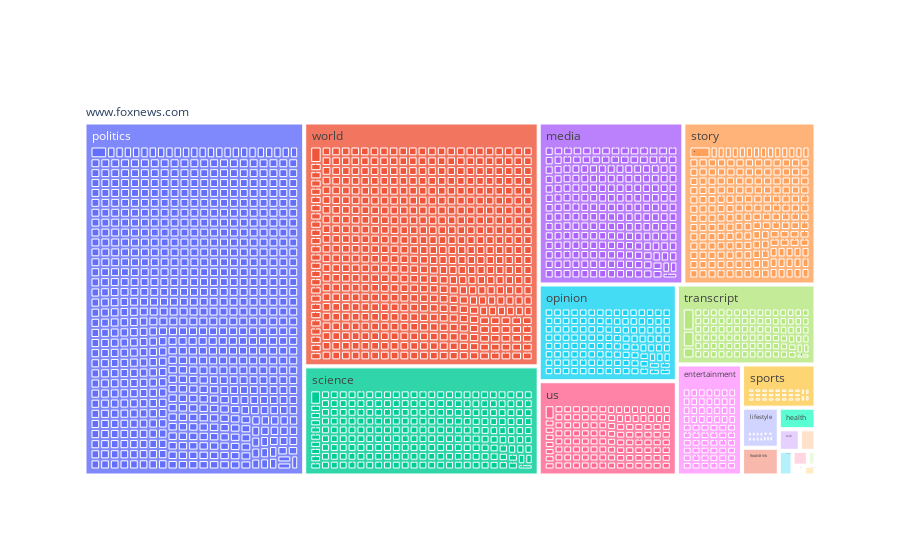

Notebook code cell kept with this figure:
### Markdown cell above
## Fox News

### Code cell
liste_site_web=['https://www.foxnews.com/']

exemple_groupby=df_urls_scrapped.loc[df_urls_scrapped.loc[:, "url_website"].isin(liste_site_web),"url"]
def parsing(x):
    parsing_url=urllib.parse.urlparse(x)
    return [parsing_url.scheme]+[parsing_url.netloc]+parsing_url.path.strip('/').split("/")


list_split=exemple_groupby.apply(lambda x:parsing(x))
list_split



liste_parser=list(map(lambda x:list(zip(x[:-1], x[1:], [x[:k+2] for k in range(len(x))])), list(list_split)))

flat_parent_child = [ x for xs in liste_parser for x in xs ]
df_tree=pd.DataFrame(flat_parent_child)
df_tree.loc[:, "ids"]=df_tree.loc[:, 2].apply(lambda x:"-".join(x))
df_tree.loc[:, "parents"]=df_tree.loc[:, "ids"].shift(1)
df_tree.loc[df_tree.loc[:, 0]=="https", "parents"]=""
df_tree.drop(columns=[0,2], inplace=True)





df_tree=df_tree.merge(df_tree.loc[:, "ids"].value_counts().reset_index(), left_on='ids', right_on='ids').drop_duplicates()


go.Figure(
    go.Treemap(
ids = list(df_tree.loc[:, "ids"]),
labels = list(df_tree.loc[:, 1]),
parents = list(df_tree.loc[:, "parents"]),
values = list(df_tree.loc[:, "count"]),
branchvalues="total"
)
)

### Figure 1 — Plotly figure (JSON) as saved in the notebook; plotly's stock layout.template omitted (floating-point values rounded to 4 significant figures; data arrays with more than 128 entries replaced by an {"elided": "..."} marker saying what was removed)
{"data": [{"branchvalues": "total", "ids": {"elided": "2294 str values"}, "labels": {"elided": "2294 str values"}, "parents": {"elided": "2294 str values"}, "type": "treemap", "values": {"elided": "2294 int values"}}], "layout": {}}
